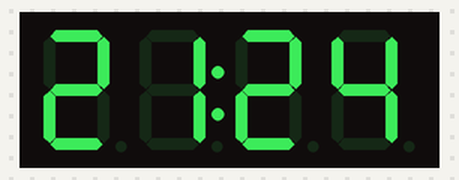
A program run on a simulated MicroPython board. Shown: 4-digit seven-segment display. The clock reads 2024-03-15 10:24:30 at power-on unless the program sets it; library files of the repository ran but are not shown: tm1637.py.

Above: at 0.11 s.
At 129.71 s:
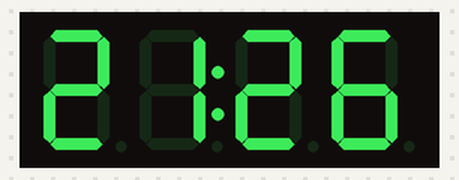

The program:

fndclock_test.py
```python
from machine import Pin
from tm1637 import TM1637
from machine import RTC
from time import sleep_ms

tm = TM1637(dio = Pin(26), clk = Pin(27))
rtc = RTC()
rtc.datetime((2023,9,18,1, 21,24,00,00))
isPoint = True
# tm.show('abcd')
# tm.number(1234)
# tm.numbers(12,34)
# tm.numbers(12,34,True)
# tm.scroll('Hello World',1000)
# tm.temperature(-9)
# tm.brightness(7)
# tm.brightness(1)

while True:
    t = rtc.datetime()
    tm.numbers(t[4],t[5],isPoint)
    sleep_ms(200)
    isPoint = not isPoint
```
